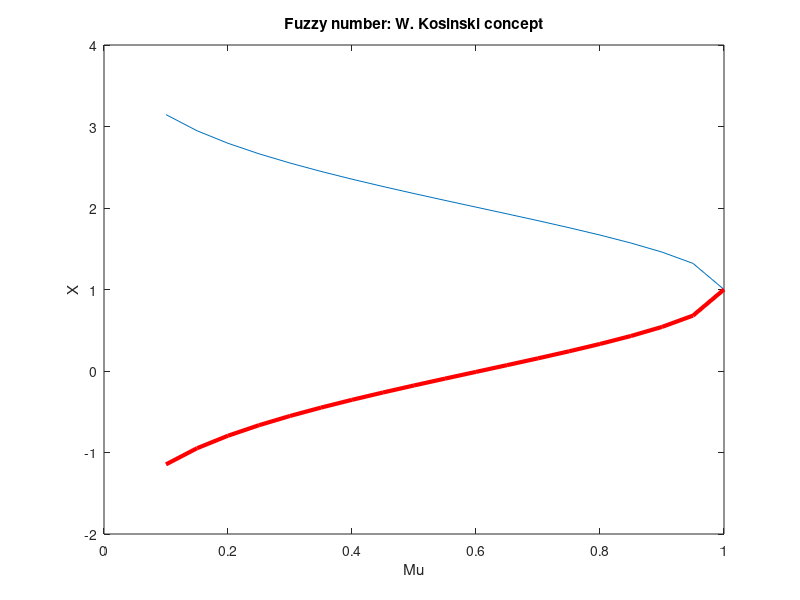

Source code (MATLAB):
a_m = 1;
e = 1;


mu = 0.1:0.05:1;
al = a_m + sqrt(-2*(e^2)*log(mu));
ar = a_m - sqrt(-2*(e^2)*log(mu));


% plot(al, mu, ar, mu, 'r-', 'Linewidth', 3);
% title('Fuzzy number');
% xlabel('X');
% ylabel('Mu');



plot(mu, al, mu, ar, 'r-', 'Linewidth', 3);
title('Fuzzy number: W. Kosinski concept');
xlabel('Mu');
ylabel('X');